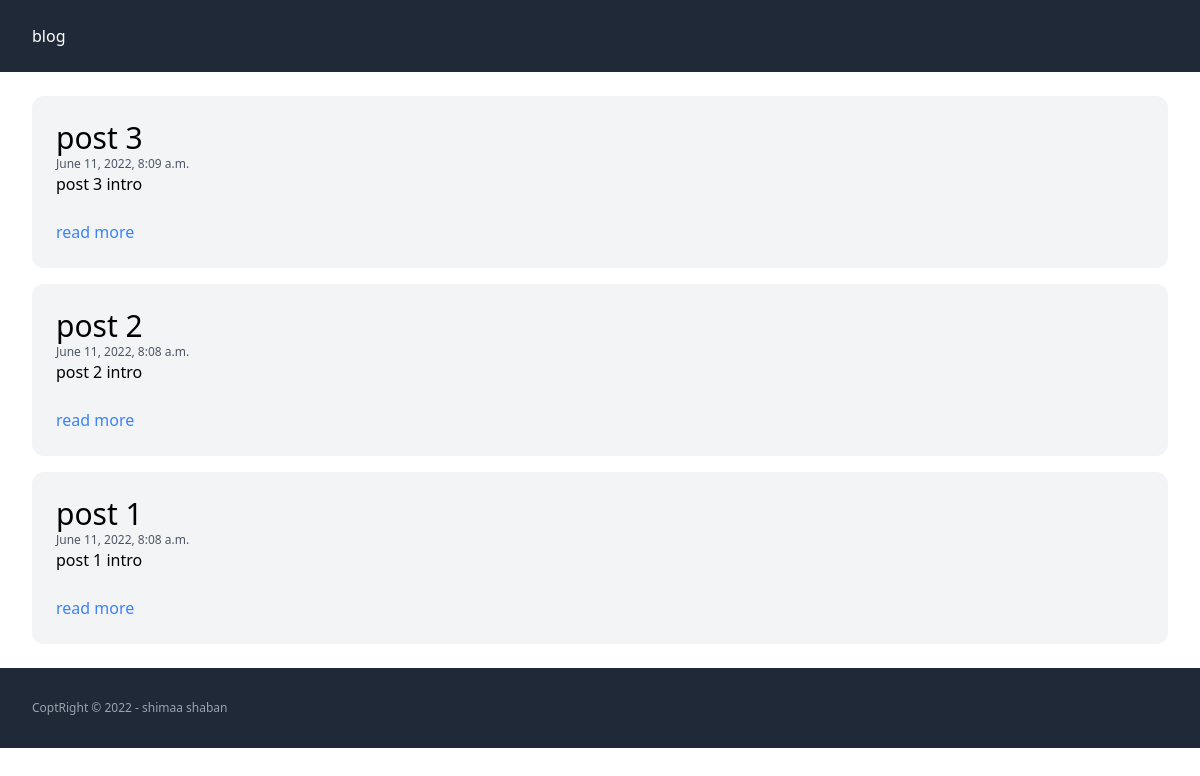
The page / on the database its author committed.
### post/models.py (models this page shows, shortened)
class Post(models.Model):
    category = models.ForeignKey('Category', related_name="posts", on_delete=models.CASCADE)
    title = models.CharField(max_length=255)
    slug = models.SlugField(max_length=255)
    intro = models.TextField()
    body = models.TextField()
    created_at = models.DateTimeField(auto_now_add=True)
    class Meta:
        ordering = ('-created_at',)

### post/views.py (the view)
# urls.py: path('', frontpage, name= 'frontpage'),
def frontpage(request):
    posts = Post.objects.all()
    return render(request, 'post/frontpage.html', {"posts": posts})

### post/templates/post/frontpage.html (shortened to what this page needs)
 {% extends 'post/base.html' %}
 {% block content %}
<div class="space-y-4">
    {% for post in posts%}
    <article class="p-6 bg-gray-100 rounded-xl ">
        <h2 class="text-3xl">{{post.title}}</h2>
        <span class="text-xs text-gray-600 block">{{post.created_at}}</span>
        <p class="mb-6">{{post.intro}}</p>
        <a href="{% url 'post:post_detail' post.slug %}" class="text-blue-500">read more</a>
    </article>
    {%endfor%}
</div>
 {% endblock %}

### rows shown on the page
Post: title "post 3", created_at "June 11, 2022, 8:09 a.m.", intro "post 3 intro"
Post: title "post 2", created_at "June 11, 2022, 8:08 a.m.", intro "post 2 intro"
Post: title "post 1", created_at "June 11, 2022, 8:08 a.m.", intro "post 1 intro"
